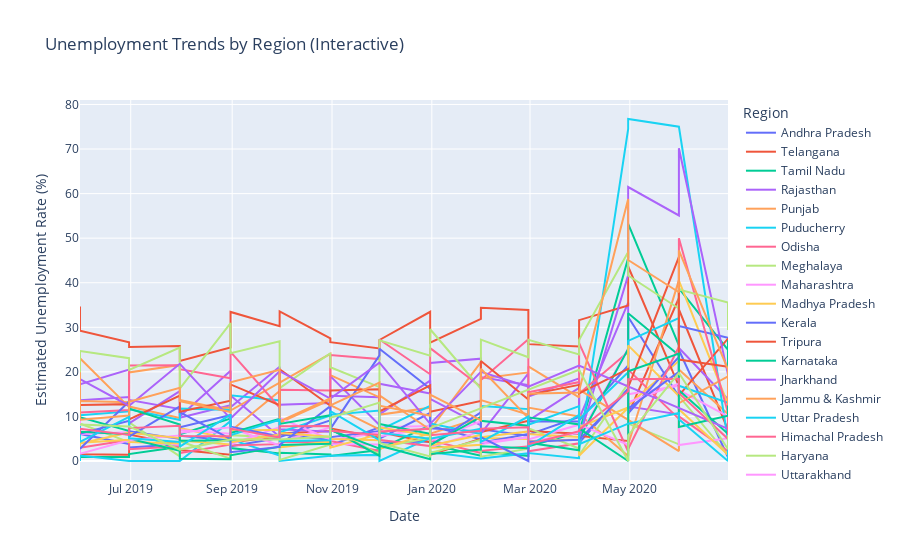

Notebook code for this chart:
### Code cell
import plotly.express as px
fig = px.line(df, x="Date", y="Estimated Unemployment Rate (%)", color="Region", title="Unemployment Trends by Region (Interactive)")
fig.show()
